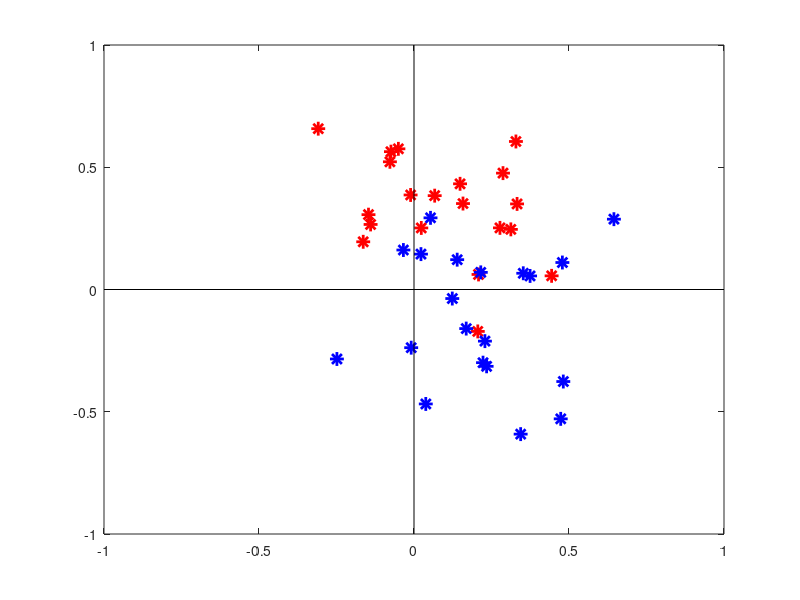

Source code (MATLAB): (Note: this script raises an error after producing the figure.)
% Clasificare cu CMMP

% BD 8.09.2018

% date initiale
N1 = 20;        % numar puncte in prima clasa
N2 = 20;        % numar puncte in a doua clasa
ell = 2;        % dimensiunea vectorilor de clasificat (programul functioneaza corect doar pentru ell=2)
tip_clase = 3;  % cum generam clasele (vezi program mai jos)

% genereaza vectorii din cele doua clase
% cv1 si cv2 sunt "centrele" celor doua clase
s1 = 0.2;       % deviatia medie de la centru
s2 = 0.2;
switch tip_clase
  case 1        % un exemplu "frumos"
    c1 = zeros(ell,1);
    c2 = [zeros(ell-1,1); 1];
  case 2        % centre aleatoare, dar opuse fata de origine
    c1 = 0.3*randn(ell,1)+0.1;
    c2 = -c1;
  case 3        % centre aleatoare
    c1 = 0.3*randn(ell,1);
    c2 = 0.3*randn(ell,1);
end
V1 = c1 + s1*randn(ell,N1);   % genereaza vectorii
V2 = c2 + s2*randn(ell,N2);
% deseneaza vectorii din cele doua clase
plot(V1(1,:), V1(2,:), '*r', 'LineWidth', 2, 'MarkerSize', 10)
hold on
plot(V2(1,:), V2(2,:), '*b', 'LineWidth', 2, 'MarkerSize', 10)
% deseneaza axe (TEMA: calculati din date lungimea corecta a axelor astfel
% incat desenul sa fie mai "frumos")
plot([0 0], [1 -1], 'k')
plot([1 -1], [0 0], 'k')
hold off

% formeaza si rezolva problema CMMP
A = [ V1' ones(N1,1); V2' ones(N2,1) ];
b = [ones(N1,1); -ones(N2,1)];
x = cmmp(A,20,3,b)      % aici se rezolva problema CMMP 
c = x(1:ell);
d = x(ell+1);

% deseneaza dreapta c*v + d = 0, care separa planul in cele doua
% semiplane gasite de metoda CMMP
hold on
if abs(c(2)) > abs(c(1))
  plot([-1 1], -1/c(2)*(c(1)*[-1 1] + d), 'g', 'LineWidth', 2)
else
  plot(-1/c(1)*(c(2)*[-1 1] + d), [-1 1], 'g', 'LineWidth', 2)
end
hold off

% Verificam cati vectori de antrenare sunt clasificati corect in fiecare clasa
matrice_confuzie = zeros(2);
for i = 1 : N1          % TEMA: scrieti eficient operatiile de mai jos, folosind sign(c'*V1+d)
  if sign(c'*V1(:,i) + d) == 1
    matrice_confuzie(1,1) = matrice_confuzie(1,1) + 1;
  else
    matrice_confuzie(1,2) = matrice_confuzie(1,2) + 1;
  end
end
for i = 1 : N2
  if sign(c'*V2(:,i) + d) ~= 1
    matrice_confuzie(2,2) = matrice_confuzie(2,2) + 1;
  else
    matrice_confuzie(2,1) = matrice_confuzie(2,1) + 1;
  end
end
matrice_confuzie

% TEMA: luati un punct v in plan si clasificati-l cu sign(c'*v + d).
% Verificati daca intr-adevar se afla in semiplanul corect.